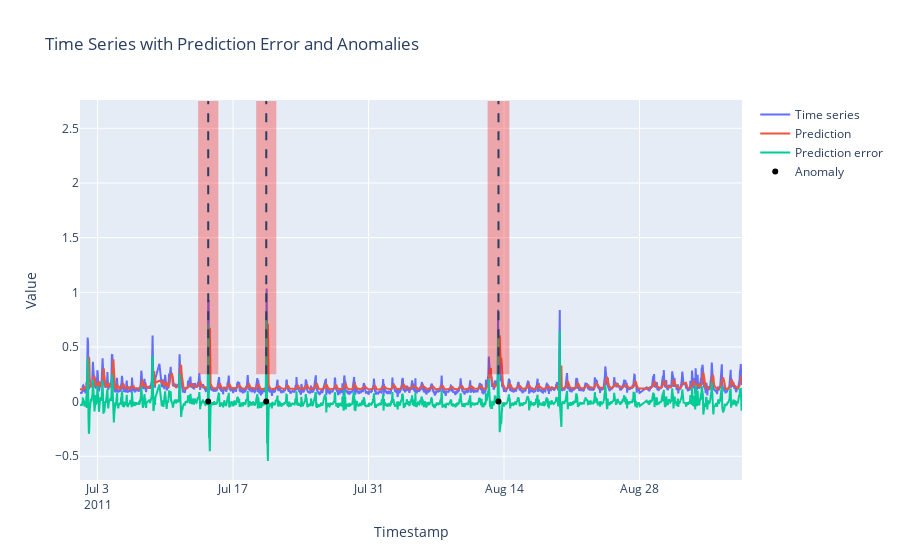

This figure's notebook cell:
### Code cell
fig = go.Figure()
fig = plot_results_timeseries(fig, df_plot, y_pred_lstm_ae[:,0], pred_error_lstm_ae, anomaly_times, anomaly_windows, 0)
fig.show()

### Figure 1 — Plotly figure (JSON) as saved in the notebook; plotly's stock layout.template omitted (floating-point values rounded to 4 significant figures; data arrays with more than 128 entries replaced by an {"elided": "..."} marker saying what was removed)
{"data": [{"mode": "lines", "name": "Time series", "type": "scatter", "x": {"elided": "1534 str values"}, "y": {"elided": "1534 float values"}}, {"mode": "lines", "name": "Prediction", "type": "scatter", "x": {"elided": "1534 str values"}, "y": {"elided": "1534 float values"}}, {"mode": "lines", "name": "Prediction error", "type": "scatter", "x": {"elided": "1534 str values"}, "y": {"elided": "1534 float values"}}, {"marker": {"color": "black"}, "mode": "markers", "name": "Anomaly", "type": "scatter", "x": ["2011-07-14T10:15:01", "2011-07-20T10:15:01", "2011-08-13T10:15:01"], "y": [0, 0, 0]}], "layout": {"shapes": [{"fillcolor": "red", "line": {"width": 0}, "opacity": 0.3, "type": "rect", "x0": "2011-07-13T09:15:01", "x1": "2011-07-15T11:15:01", "y0": null, "y1": null}, {"fillcolor": "red", "line": {"width": 0}, "opacity": 0.3, "type": "rect", "x0": "2011-07-19T09:15:01", "x1": "2011-07-21T11:15:01", "y0": null, "y1": null}, {"fillcolor": "red", "line": {"width": 0}, "opacity": 0.3, "type": "rect", "x0": "2011-08-12T07:15:01", "x1": "2011-08-14T13:15:01", "y0": null, "y1": null}, {"line": {"dash": "dash"}, "type": "line", "x0": "2011-07-14T10:15:01", "x1": "2011-07-14T10:15:01", "y0": null, "y1": null}, {"line": {"dash": "dash"}, "type": "line", "x0": "2011-07-20T10:15:01", "x1": "2011-07-20T10:15:01", "y0": null, "y1": null}, {"line": {"dash": "dash"}, "type": "line", "x0": "2011-08-13T10:15:01", "x1": "2011-08-13T10:15:01", "y0": null, "y1": null}], "title": {"text": "Time Series with Prediction Error and Anomalies"}, "xaxis": {"title": {"text": "Timestamp"}}, "yaxis": {"title": {"text": "Value"}}}}
